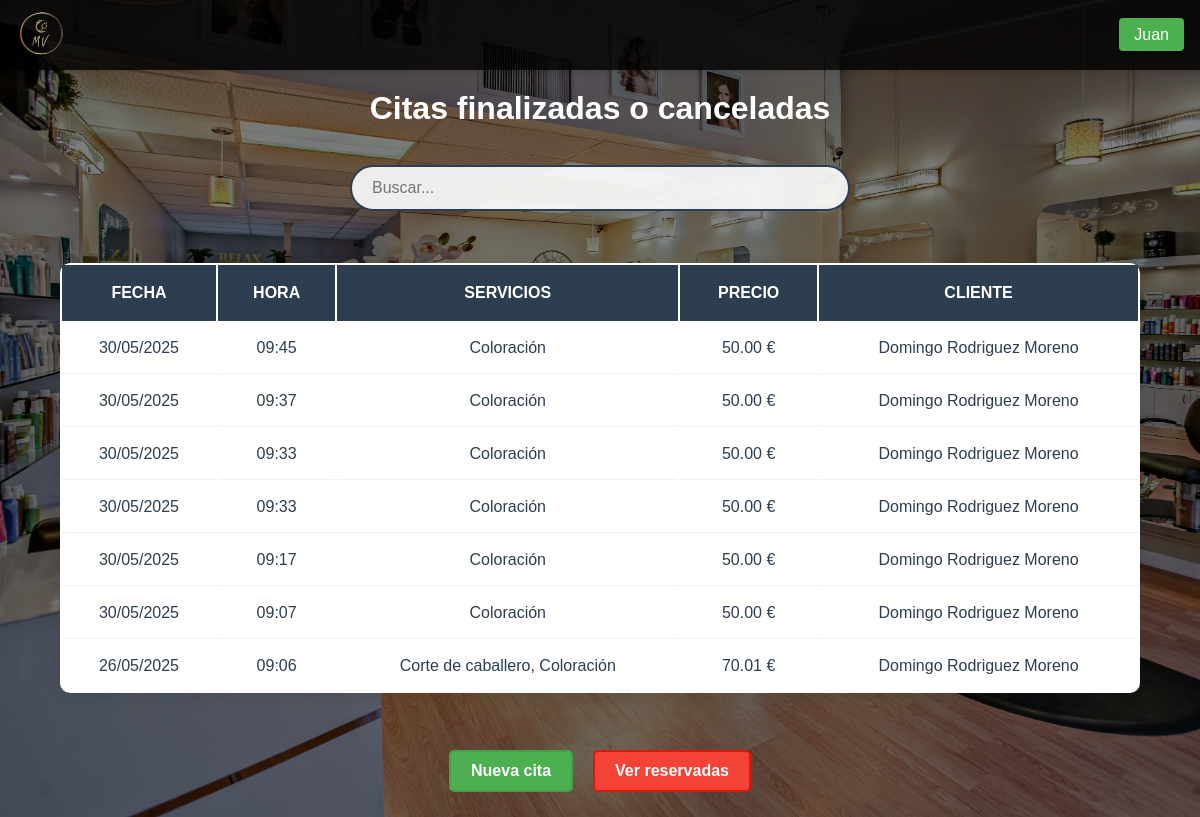
Before: /paginas/citas.php?filtro=finalizadas (signed in) with the older database file.
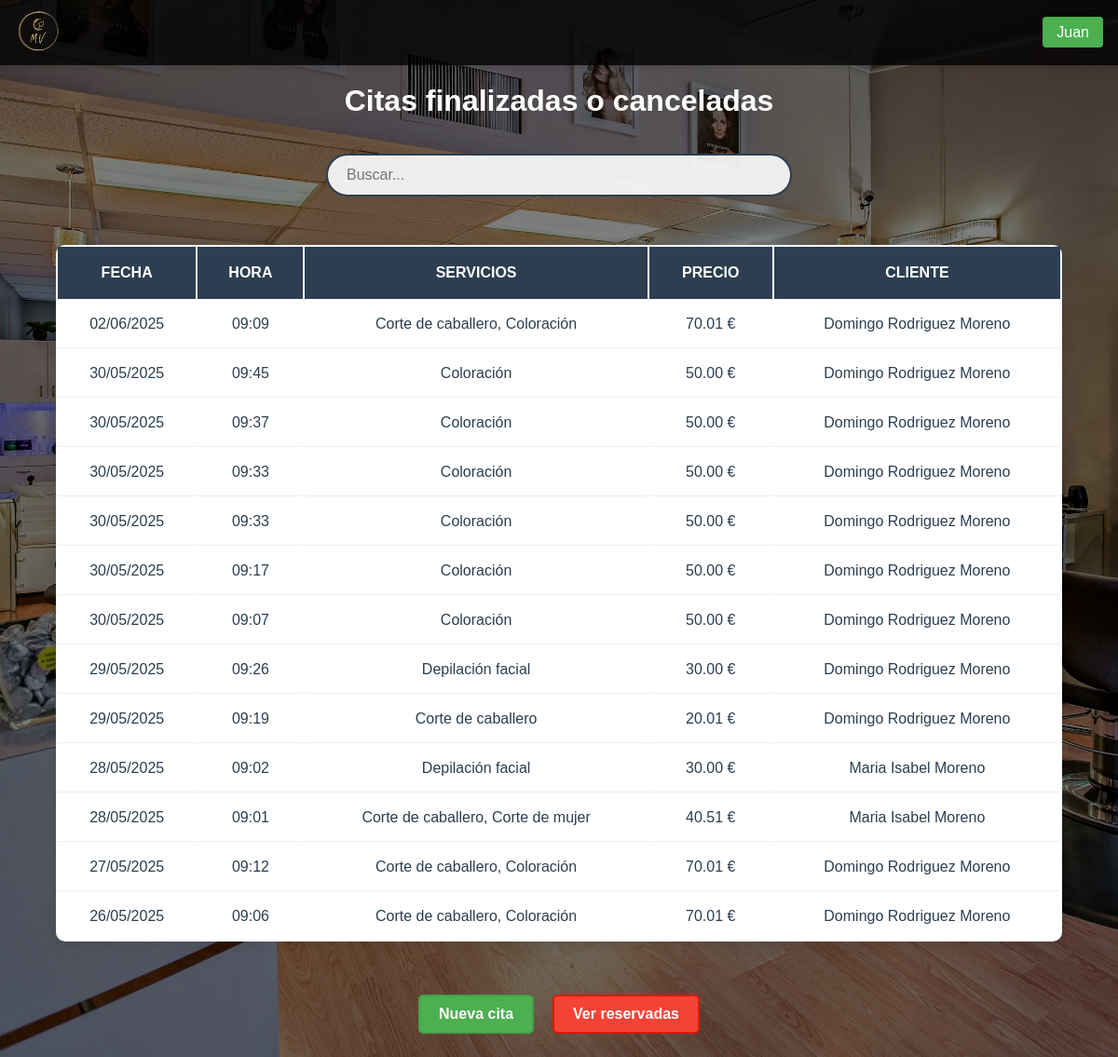
After: the same page with the newer database file.
### tables this page shows
CREATE TABLE `citas` (
  `id_cita` int NOT NULL AUTO_INCREMENT,
  `id_cliente` int DEFAULT NULL,
  `fecha_cita` date NOT NULL,
  `hora_inicio` time NOT NULL,
  `hora_fin` time DEFAULT NULL,
  `estado` enum('reservada','cancelada','finalizada') NOT NULL,
  `duracion_total` int NOT NULL,
  `precio_final` decimal(10,2) DEFAULT NULL,
  PRIMARY KEY (`id_cita`),
  KEY `id_cliente` (`id_cliente`),
  KEY `idx_fecha_cita` (`fecha_cita`),
  CONSTRAINT `citas_ibfk_1` FOREIGN KEY (`id_cliente`) REFERENCES `clientes` (`id_cliente`)
);

### funcionalidades/verificar_admin.php (called while the page is built, shortened)
<?php
function esAdministrador($conn) {
    try {
        $stmt = $conn->prepare("SELECT es_admin FROM empleados WHERE dni = :dni AND activo = 1");
        $stmt->execute([':dni' => $_SESSION['dni']]);
        return ($stmt->fetch(PDO::FETCH_COLUMN) == 1);
    } catch (PDOException $e) {
        error_log("Error verificando admin: " . $e->getMessage());
        return false;
    }
}

### paginas/citas.php (the view, shortened to what this page needs)
<!DOCTYPE html>
<html lang="es">
<head>
    <link rel="stylesheet" href="/TFGPeluqueria/css/styles.css">
</head>
<body>
    <?php
        require_once $_SERVER['DOCUMENT_ROOT'] . '/TFGPeluqueria/funcionalidades/conexion.php';
        require_once $_SERVER['DOCUMENT_ROOT'] . '/TFGPeluqueria/funcionalidades/verificar_admin.php';
        include $_SERVER['DOCUMENT_ROOT'] . '/TFGPeluqueria/plantillas/navbar.php';
        $esAdmin = esAdministrador($conn);
        $filtro = $_GET['filtro'] ?? 'reservadas';
        $condicionEstado = ($filtro === 'reservadas')
            ? "c.estado = 'reservada'"
            : "c.estado IN ('finalizada', 'cancelada')";
        $citas = [];
        try {
            $stmt = $conn->prepare("
                SELECT c.id_cita, c.fecha_cita, c.hora_inicio, c.estado,
                    c.precio_final,
                    GROUP_CONCAT(s.nombre_servicio SEPARATOR ', ') AS servicios,
                    CONCAT(cli.nombre, ' ', cli.apellidos) AS cliente
                FROM citas c
                JOIN clientes cli ON c.id_cliente = cli.id_cliente
                JOIN citas_servicios cs ON c.id_cita = cs.id_cita
                JOIN servicios s ON cs.id_servicio = s.id_servicio
            WHERE $condicionEstado
                GROUP BY c.id_cita
                ORDER BY c.fecha_cita DESC, c.hora_inicio DESC
            ");
            $stmt->execute();
            $citas = $stmt->fetchAll(PDO::FETCH_ASSOC);
        } catch (PDOException $e) {
            echo "Error al obtener citas: " . $e->getMessage();
        }
    ?>
    <div class="contenedor-principal">
        <h1>Citas <?= $filtro === 'reservadas' ? 'reservadas' : 'finalizadas o canceladas' ?></h1>
        <br>
        <?php if (empty($citas)): ?>
                <p>No hay citas <?= $filtro === 'reservadas' ? 'reservadas' : 'finalizadas o canceladas' ?>.</p>
        <?php else: ?>
	    <div class="contenedor-busqueda">
                <input type="text" id="buscador-general" class="buscador-general input-busqueda"  placeholder="Buscar..." data-tabla=".tabla-scroll .tabla-citas">
	    </div>
	    <div class="tabla-scroll">
            <table class="tabla-citas">
                <thead>
                    <tr>
                        <th>Fecha</th>
                        <th>Hora</th>
                        <th>Servicios</th>
                        <th>Precio</th>
                        <th>Cliente</th>
		            </tr>
                </thead>
                <tbody>
                    <?php foreach ($citas as $cita): ?>
                        <tr onclick="window.location='/TFGPeluqueria/paginas/datos_cita.php?id_cita=<?= $cita['id_cita'] ?>'" style="cursor: pointer;">
                            <td><?= date('d/m/Y', strtotime($cita['fecha_cita'])) ?></td>
                            <td><?= date('H:i', strtotime($cita['hora_inicio'])) ?></td>
                            <td><?= $cita['servicios'] ?></td>
                            <td><?= number_format($cita['precio_final'], 2) ?> €</td>
                            <td><?= $cita['cliente'] ?></td>
                        </tr>
                    <?php endforeach; ?>
                </tbody>
            </table>
	    </div>
        <?php endif; ?>
        <div class="contenedor-botones">
            <?php if ($esAdmin): ?>
                <a href="/TFGPeluqueria/paginas/seleccionar_cliente.php" class="boton-alta">Nueva cita</a>
                <a href="citas.php?filtro=<?= $filtro === 'reservadas' ? 'finalizadas' : 'reservadas' ?>"
                class="boton-baja">
                    <?= $filtro === 'reservadas' ? 'Ver finalizadas/canceladas' : 'Ver reservadas' ?>
                </a>
            <?php endif; ?>
        </div>
    </div>
</body>
</html>

Changed rows visible on the page:
added citas: fecha_cita "02/06/2025", hora_inicio "09:09", servicios "Corte de caballero, Coloración", precio_final "70.01", cliente "Domingo Rodriguez Moreno"
now on this page (row edited): citas: fecha_cita "29/05/2025", hora_inicio "09:26", servicios "Depilación facial", precio_final "30.00", cliente "Domingo Rodriguez Moreno"
now on this page (row edited): citas: fecha_cita "29/05/2025", hora_inicio "09:19", servicios "Corte de caballero", precio_final "20.01", cliente "Domingo Rodriguez Moreno"
now on this page (row edited): citas: fecha_cita "28/05/2025", hora_inicio "09:02", servicios "Depilación facial", precio_final "30.00", cliente "Maria Isabel Moreno"
now on this page (row edited): citas: fecha_cita "28/05/2025", hora_inicio "09:01", servicios "Corte de caballero, Corte de mujer", precio_final "40.51", cliente "Maria Isabel Moreno"
now on this page (row edited): citas: fecha_cita "27/05/2025", hora_inicio "09:12", servicios "Corte de caballero, Coloración", precio_final "70.01", cliente "Domingo Rodriguez Moreno"
